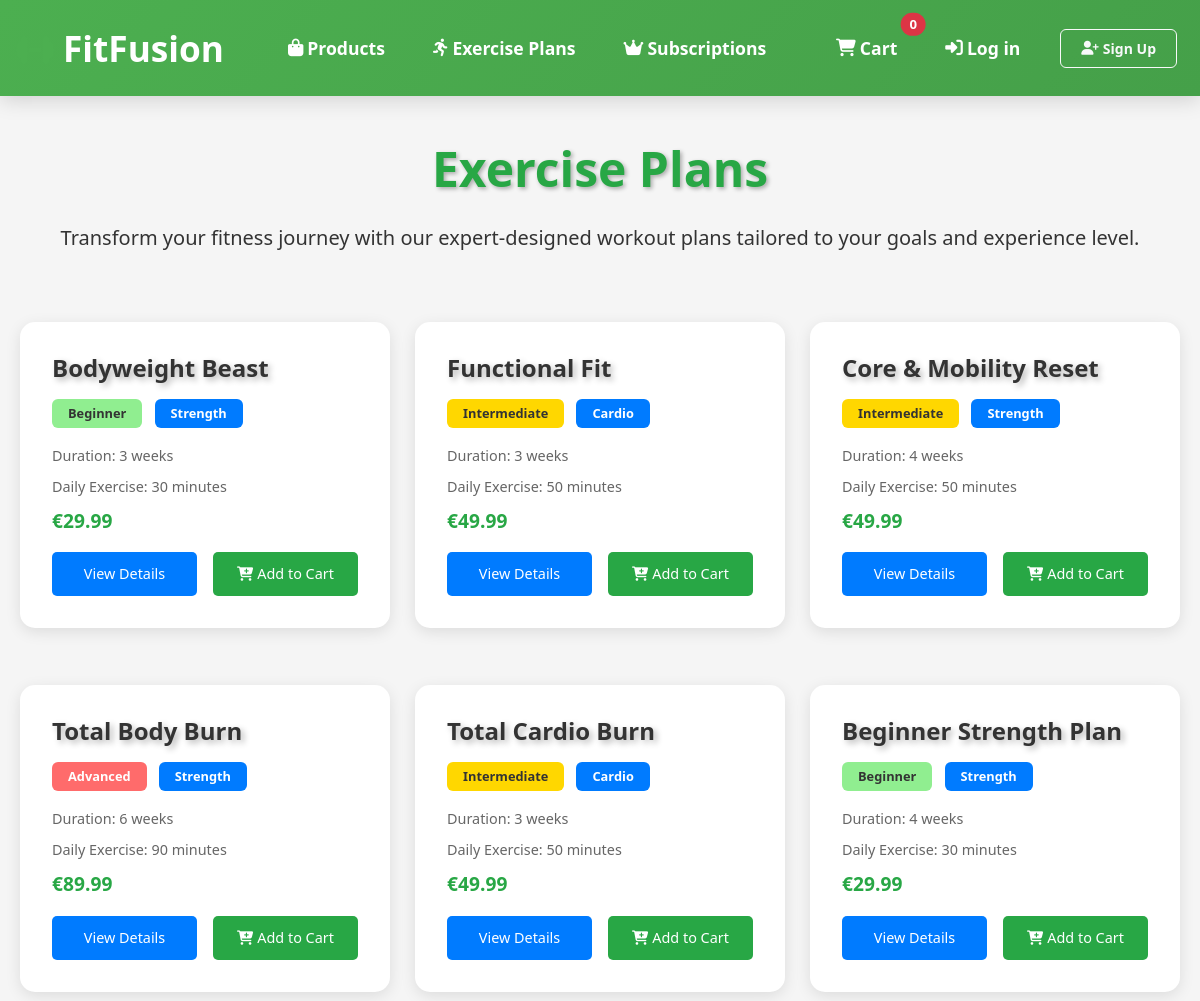
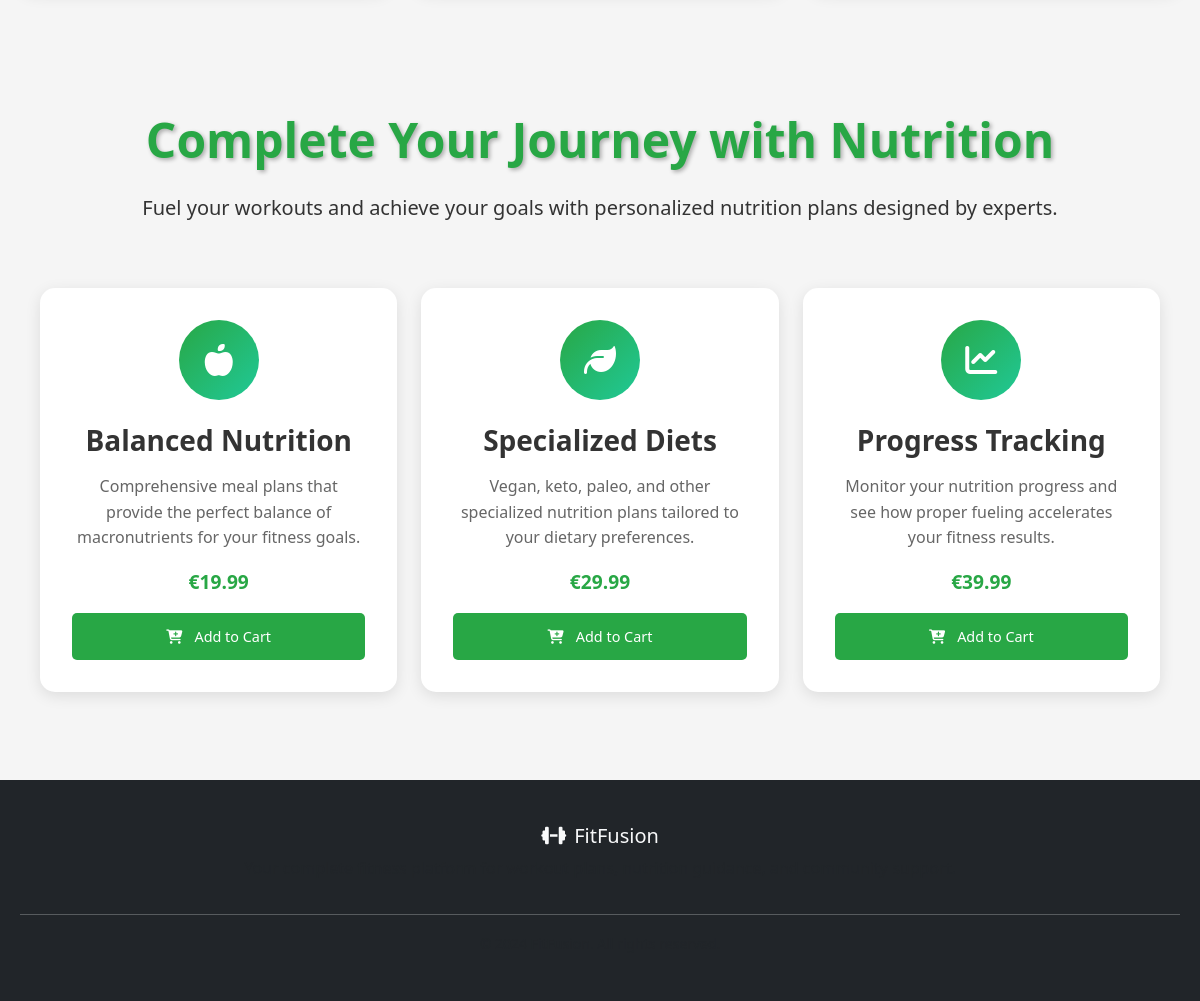
The page /exercise-plans/ on the database its author committed (2 pictures, top to bottom).
### inventory/models.py (models this page shows, shortened)
class ExercisePlan(models.Model):
    DIFFICULTY_CHOICES = [
        ('beginner', 'Beginner'),
        ('intermediate', 'Intermediate'),
        ('advanced', 'Advanced'),
    ]
    name = models.CharField(max_length=200)
    slug = models.SlugField(unique=True)
    description = models.TextField()
    price = models.DecimalField(max_digits=10, decimal_places=2)
    duration_weeks = models.IntegerField(null=True, blank=True)
    daily_exercise_minutes = models.PositiveIntegerField(default=30, help_text="Minutes of exercise per day")
    difficulty = models.CharField(max_length=20, choices=DIFFICULTY_CHOICES)
    category = models.ForeignKey(Category, on_delete=models.CASCADE, null=True, blank=True)
    image = models.ImageField(upload_to='exercise_plans/', null=True, blank=True)
    created_at = models.DateTimeField(auto_now_add=True)
    updated_at = models.DateTimeField(auto_now=True)
    class Meta:
        ordering = ['-created_at']

class Category(models.Model):
    name = models.CharField(max_length=100)
    slug = models.SlugField(unique=True)
    description = models.TextField(blank=True)
    parent = models.ForeignKey('self', on_delete=models.CASCADE, null=True, blank=True, related_name='children')
    class Meta:
        verbose_name_plural = 'Categories'
        ordering = ['name']

### inventory/views.py (the view)
# urls.py: path('exercise-plans/', exercise_plan_list, name='exercise_plan_list'),
def exercise_plan_list(request):
    plans = ExercisePlan.objects.all()
    difficulty = request.GET.get('difficulty')
    if difficulty:
        plans = plans.filter(difficulty=difficulty)
    max_duration = request.GET.get('max_duration')
    if max_duration:
        plans = plans.filter(duration_minutes__lte=int(max_duration))
    return render(request, 'inventory/exercise_plans.html', {
        'plans': plans
    })

### inventory/templates/inventory/exercise_plans.html (shortened to what this page needs)
{% extends "base.html" %}
{% load static %}
{% block content %}
<div class="container mt-4">
    <h1 class="hero-title text-center mb-4">Exercise Plans</h1>
    <p class="lead text-center mb-5">Transform your fitness journey with our expert-designed workout plans tailored to your goals and experience level.</p>
        <div class="exercise-plans">
            {% for plan in plans %}
                <div class="plan-card">
                    <h2>{{ plan.name }}</h2>
                    <div class="plan-badges">
                        <span class="badge difficulty-badge difficulty-{{ plan.difficulty }}">{{ plan.get_difficulty_display }}</span>
                        {% if plan.category %}
                            <span class="badge focus-badge">{{ plan.category.name }}</span>
                        {% endif %}
                    </div>
                    <p class="duration">Duration: {{ plan.duration_weeks }} weeks</p>
                    <p class="daily-time">Daily Exercise: {{ plan.daily_exercise_minutes }} minutes</p>
                    <p class="price">€{{ plan.price }}</p>
                    <div class="plan-buttons">
                        <a href="{% url 'exercise_plan_detail' plan.id %}" class="view-plan-btn">View Details</a>
                        <form method="POST" action="{% url 'inventory:add_to_cart' 'plan' plan.id %}" class="d-inline cart-form">
                            <button type="submit" class="add-to-cart-btn">
                                <i class="fas fa-cart-plus me-1"></i>Add to Cart
                            </button>
                        </form>
                    </div>
                </div>
            {% empty %}
                <p>No exercise plans available at the moment.</p>
            {% endfor %}
        </div>
        <div class="section mt-5">
            <div class="container">
                <div class="row">
                    <div class="col-12 text-center mb-5">
                        <h2 class="hero-title">Complete Your Journey with Nutrition</h2>
                        <p class="lead">Fuel your workouts and achieve your goals with personalized nutrition plans designed by experts.</p>
                    </div>
                </div>
                <div class="row g-4">
                    <div class="col-md-4">
                        <div class="nutrition-card">
                            <div class="nutrition-icon">
                                <i class="fas fa-apple-alt"></i>
                            </div>
                            <h3>Balanced Nutrition</h3>
                            <p>Comprehensive meal plans that provide the perfect balance of macronutrients for your fitness goals.</p>
                            <div class="nutrition-price">€19.99</div>
                            <form method="POST" action="{% url 'inventory:add_to_cart' 'nutrition' 1 %}" class="d-inline">
                                <button type="submit" class="nutrition-add-to-cart-btn">
                                    <i class="fas fa-cart-plus me-1"></i>Add to Cart
                                </button>
                            </form>
                        </div>
                    </div>
                    <div class="col-md-4">
                        <div class="nutrition-card">
                            <div class="nutrition-icon">
                                <i class="fas fa-leaf"></i>
                            </div>
                            <h3>Specialized Diets</h3>
                            <p>Vegan, keto, paleo, and other specialized nutrition plans tailored to your dietary preferences.</p>
                            <div class="nutrition-price">€29.99</div>
                            <form method="POST" action="{% url 'inventory:add_to_cart' 'nutrition' 2 %}" class="d-inline">
                                <button type="submit" class="nutrition-add-to-cart-btn">
                                    <i class="fas fa-cart-plus me-1"></i>Add to Cart
                                </button>
                            </form>
                        </div>
                    </div>
                    <div class="col-md-4">
                        <div class="nutrition-card">
                            <div class="nutrition-icon">
                                <i class="fas fa-chart-line"></i>
                            </div>
                            <h3>Progress Tracking</h3>
                            <p>Monitor your nutrition progress and see how proper fueling accelerates your fitness results.</p>
                            <div class="nutrition-price">€39.99</div>
                            <form method="POST" action="{% url 'inventory:add_to_cart' 'nutrition' 3 %}" class="d-inline">
                                <button type="submit" class="nutrition-add-to-cart-btn">
                                    <i class="fas fa-cart-plus me-1"></i>Add to Cart
                                </button>
                            </form>
                        </div>
                    </div>
                </div>
            </div>
        </div>
    </div>
{% endblock %}

### templates/base.html (shortened to what this page needs)
<!DOCTYPE html>
<html lang="en">
<head>
  {% load static %}
  <link href="https://cdn.jsdelivr.net/npm/bootstrap@5.3.2/dist/css/bootstrap.min.css" rel="stylesheet">
  <link rel="stylesheet" href="https://cdnjs.cloudflare.com/ajax/libs/font-awesome/6.4.0/css/all.min.css">
  <link rel="stylesheet" href="{% static 'inventory/styles.css' %}">
</head>
<body>
  <nav class="navbar navbar-expand-lg navbar-dark bg-primary shadow-sm">
    <div class="container">
      <a class="navbar-brand fw-bold" href="{% url 'home' %}">
        <i class="fas fa-dumbbell me-2"></i>FitFusion
      </a>
      <div class="collapse navbar-collapse" id="navbarNav">
        <ul class="navbar-nav me-auto">
          <li class="nav-item">
            <a class="nav-link" href="{% url 'product_list' %}">
              <i class="fas fa-shopping-bag me-1"></i>Products
            </a>
          </li>
          <li class="nav-item">
            <a class="nav-link" href="{% url 'exercise_plan_list' %}">
              <i class="fas fa-running me-1"></i>Exercise Plans
            </a>
          </li>
          <li class="nav-item">
            <a class="nav-link" href="{% url 'subscriptions:plan_list' %}">
              <i class="fas fa-crown me-1"></i>Subscriptions
            </a>
          </li>
        </ul>
        <ul class="navbar-nav">
          <li class="nav-item">
            <a class="nav-link position-relative" href="{% url 'cart' %}">
              <i class="fas fa-shopping-cart me-1"></i>Cart
              <span class="position-absolute top-0 start-100 translate-middle badge rounded-pill bg-danger">
                {{ cart_count|default:0 }}
              </span>
            </a>
          </li>
          {% if user.is_authenticated %}
            <li class="nav-item dropdown">
              <a class="nav-link dropdown-toggle" href="#" role="button" data-bs-toggle="dropdown">
                <i class="fas fa-user me-1"></i>{{ user.username }}
              </a>
              <ul class="dropdown-menu">
                <li><a class="dropdown-item" href="{% url 'profile' %}">
                  <i class="fas fa-user-circle me-2"></i>Profile
                </a></li>
                <li><a class="dropdown-item" href="{% url 'subscriptions:user_subscription' %}">
                  <i class="fas fa-crown me-2"></i>My Subscriptions
                </a></li>
                <li><hr class="dropdown-divider"></li>
                <li>
                  <form method="post" action="{% url 'account_logout' %}" class="d-inline">
                    {% csrf_token %}
                    <button type="submit" class="dropdown-item">
                      <i class="fas fa-sign-out-alt me-2"></i>Log out
                    </button>
                  </form>
                </li>
              </ul>
            </li>
          {% else %}
            <li class="nav-item">
              <a class="nav-link" href="{% url 'account_login' %}">
                <i class="fas fa-sign-in-alt me-1"></i>Log in
              </a>
            </li>
            <li class="nav-item">
              <a class="btn btn-outline-light btn-sm ms-2" href="{% url 'account_signup' %}">
                <i class="fas fa-user-plus me-1"></i>Sign Up
              </a>
            </li>
          {% endif %}
        </ul>
      </div>
    </div>
  </nav>
  <main class="min-vh-100">
    {% block content %}{% endblock %}
  </main>
  <footer class="bg-dark text-light py-4 mt-5">
    <div class="container">
      <div class="row">
        <div class="col-12 text-center">
          <h5><i class="fas fa-dumbbell me-2"></i>FitFusion</h5>
          <p class="text-muted">Your complete fitness platform for workout plans, nutrition guidance, and community support.</p>
        </div>
      </div>
      <hr class="my-3">
      <div class="text-center text-muted">
        <small>&copy; 2024 FitFusion. All rights reserved.</small>
      </div>
    </div>
  </footer>
</body>
</html>

### static/inventory/styles.css (style rules this page uses)
:root { --primary-color: #4CAF50; --secondary-color: #2196F3; --danger-color: #ff4444; --text-color: #333; --light-gray: #f8f8f8; --border-color: #ddd; --shadow: 0 2px 4px rgba(0,0,0,0.1); --transition: all 0.3s ease; }
body .navbar, html .navbar { background: linear-gradient(135deg, #4CAF50 0%, #45a049 100%) !important; box-shadow: 0 4px 20px rgba(0,0,0,0.15) !important; padding: 15px 0 !important; width: 100% !important; position: relative !important; }
body .navbar .container, html .navbar .container { max-width: 1200px !important; margin: 0 auto !important; padding: 0 15px !important; display: flex !important; justify-content: space-between !important; align-items: center !important; }
body .navbar-brand, html .navbar-brand { font-size: 2.2rem !important; font-weight: 800 !important; color: white !important; text-decoration: none; margin-right: 40px !important; position: static !important; transform: none !important; transition: none !important; }
.navbar-brand i { color: #4CAF50; margin-right: 10px; font-size: 2rem !important; }
body .navbar-nav, html .navbar-nav { align-items: center !important; display: flex !important; flex-shrink: 0 !important; }
body .nav-item, html .nav-item { margin: 0 8px !important; flex-shrink: 0 !important; }
body .nav-link, html .nav-link { color: white !important; font-weight: 700 !important; font-size: 1.1rem !important; padding: 10px 16px !important; border-radius: 6px !important; transition: all 0.3s ease !important; white-space: nowrap !important; display: flex !important; align-items: center !important; }
.btn-outline-light { border-radius: 6px !important; font-weight: 600 !important; padding: 8px 20px !important; transition: all 0.3s ease !important; display: flex !important; align-items: center !important; }
body { font-family: 'Segoe UI', Tahoma, Geneva, Verdana, sans-serif; line-height: 1.6; color: var(--text-color); background-color: #f5f5f5; margin: 0; padding: 0; }
.container { max-width: 1200px; margin: 0 auto; padding: 20px; }
.price { color: #666; font-weight: 500; }
.exercise-plans { display: grid; grid-template-columns: repeat(auto-fill, minmax(300px, 1fr)); gap: 25px; padding: 20px 0; }
.plan-card { background: white; border-radius: 10px; padding: 25px; box-shadow: var(--shadow); transition: var(--transition); position: relative; overflow: hidden; }
.plan-card::before { content: ''; position: absolute; top: 0; left: 0; width: 100%; height: 4px; background: var(--primary-color); transform: scaleX(0); transition: var(--transition); }
.plan-card h2 { margin: 0 0 15px 0; color: var(--text-color); font-size: 1.5em; }
.duration, .calories { color: #666; margin: 8px 0; display: flex; align-items: center; gap: 8px; }
.view-plan-btn { display: inline-block; padding: 10px 20px; background: var(--secondary-color); color: white; text-decoration: none; border-radius: 25px; margin-top: 15px; transition: var(--transition); }
main .container, main .row, main .col-md-6, main .col-12 { background: transparent !important; }
.navbar, nav.navbar, .navbar-expand-lg { display: block !important; visibility: visible !important; opacity: 1 !important; position: relative !important; z-index: 1000 !important; }
.navbar-nav, .navbar-nav * { display: flex !important; visibility: visible !important; opacity: 1 !important; }

### rows shown on the page
ExercisePlan: name "Bodyweight Beast", difficulty "Beginner", category.name "Strength", duration_weeks "3", daily_exercise_minutes "30", price "29.99"
ExercisePlan: name "Functional Fit", difficulty "Intermediate", category.name "Cardio", duration_weeks "3", daily_exercise_minutes "50", price "49.99"
ExercisePlan: name "Core & Mobility Reset", difficulty "Intermediate", category.name "Strength", duration_weeks "4", daily_exercise_minutes "50", price "49.99"
ExercisePlan: name "Total Body Burn", difficulty "Advanced", category.name "Strength", duration_weeks "6", daily_exercise_minutes "90", price "89.99"
ExercisePlan: name "Total Cardio Burn", difficulty "Intermediate", category.name "Cardio", duration_weeks "3", daily_exercise_minutes "50", price "49.99"
ExercisePlan: name "Beginner Strength Plan", difficulty "Beginner", category.name "Strength", duration_weeks "4", daily_exercise_minutes "30", price "29.99"

### other values the page prints
{{ cart_count|default:0 }} "0"
